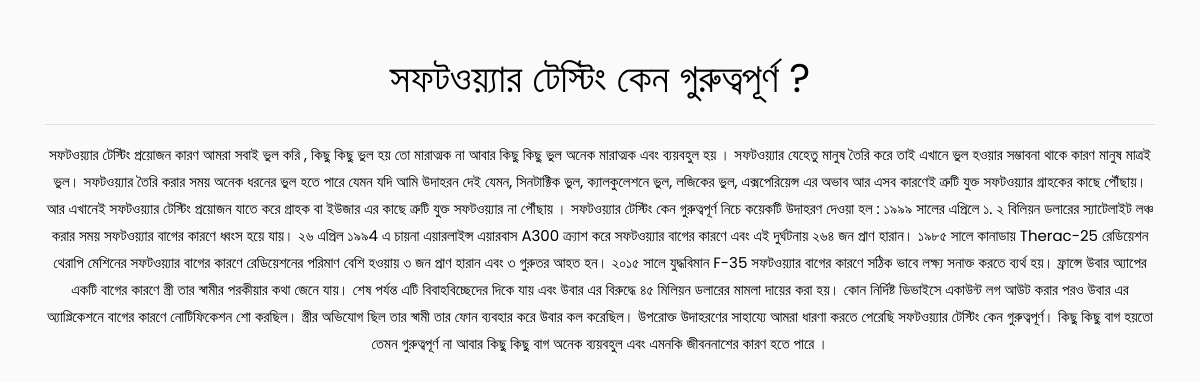
The app's page /blog/4 with its own data.
### Blog/models.py (models this page shows, shortened)
class Content(models.Model):
    topic = models.ForeignKey(Topic, on_delete=models.CASCADE)
    subject = models.ForeignKey(Subject, on_delete=models.CASCADE)
    sub_title = models.CharField(max_length=250, blank=False)
    content = models.TextField(max_length=5000, blank=False)
    published_date = models.DateField(auto_now=True)

### Blog/views.py (the view)
# urls.py: path('blog/<int:blog_id>', Blog, name='blog'),
def Blog(request, blog_id):
    try:
        blog = get_object_or_404(Content, id=blog_id)
    except:
        return render(request, 'Blog/Pagenotfound.html')
    context = {
        'Blog': blog
    }
    return render(request, 'Blog/Blog.html', context)

### Blog/templates/Blog/Blog.html
{% extends './base.html' %}
{% block content %}
<div class="container text-center mt-5 ">
    <h1>{{Blog.sub_title}}</h1>
<hr>
<p>{{Blog.content}}</p>
</div>
{% endblock content %}

### records on screen
Content: sub_title "সফটওয়্যার টেস্টিং কেন গুরুত্বপূর্ণ ?", content "সফটওয়্যার টেস্টিং প্রয়োজন কারণ আমরা সবাই ভুল করি , কিছু কিছু ভুল হয় তো মারাত্মক না আবার কিছু কিছু ভুল অনেক মারাত্মক এবং ব্যয়বহুল হয় । সফটওয়্যার যেহেতু মানুষ তৈরি করে তাই এখানে ভুল হওয়ার সম্ভাবনা থাকে কারণ মানুষ মাত্রই ভুল। সফটওয়্যার তৈরি করার সময় অনেক ধরনের ভুল হতে পারে যেমন যদি আমি উদাহরন দেই যেমন, সিনটাক্টিক ভুল, ক্যালকুলেশনে ভুল, লজিকের ভুল, এক্সপেরিয়েন্স এর অভাব আর এসব কারণেই ত্রুটি যুক্ত সফটওয়্যার গ্রাহকের কাছে পৌঁছায়। আর এখানেই সফটওয়্যার টেস্টিং প্রয়োজন যাতে করে গ্রাহক বা ইউজার এর কাছে ত্রুটি যুক্ত সফটওয়্যার না পৌঁছায় । সফটওয়্যার টেস্টিং কেন গুরুত্বপূর্ণ নিচে কয়েকটি উদাহরণ দেওয়া হল : ১৯৯৯ সালের এপ্রিলে ১. ২ বিলিয়ন ডলারের স্যাটেলাইট লঞ্চ করার সময় সফটওয়্যার বাগের…"
